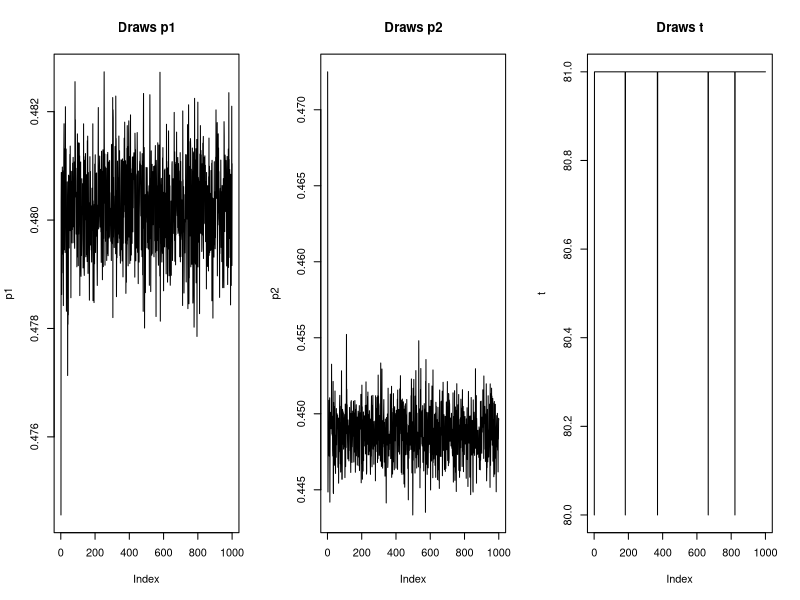
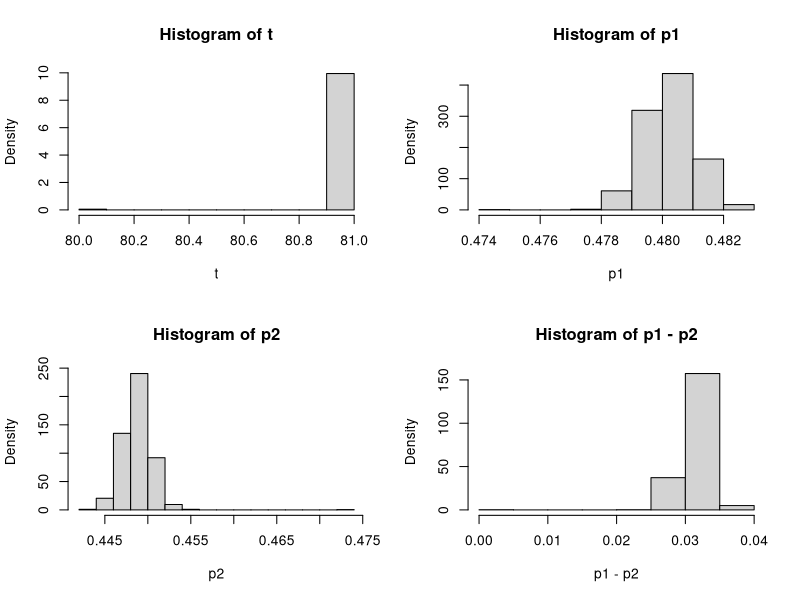

Generate these figures, in order, with R:

#===============================================================================
#Further Analysis in the 3rd dataset from the Isochore Analysis project
#Model 2 from Isochore Analysis is assumed, thus the data come from 2 isochores
#===============================================================================

chr3 <-
  c(1776, 1929, 1885, 2058, 1907, 2143, 2206, 2112, 2131, 1948, 
    2291, 2112, 2122, 2985, 2690, 2634, 2339, 2924, 2805, 2755, 2901, 
    2527, 2159, 2337, 2237, 2224, 2251, 2384, 2340, 2234, 2642, 2422, 
    2381, 2527, 2428, 2167, 2275, 2589, 2364, 2407, 2736, 2452, 2600, 
    2554, 2640, 2396, 2488, 2660, 2512, 2746, 2559, 2399, 2770, 2870, 
    2300, 2391, 1936, 2308, 2128, 1940, 1925, 2108, 2343, 2223, 2174, 
    2277, 2480, 2749, 2794, 2846, 2792, 2668, 2712, 2793, 2209, 2381, 
    2218, 2368, 2503, 2619, 2378, 2262, 2145, 2008, 2186, 1994, 2075, 
    1933, 2214, 2408, 2049, 2110, 2391, 2218, 2337, 2808, 2244, 2213, 
    2569, 2455)

#===============================================================================
# 1. Priors speciffication for Model 2:
# x_1, x_2, ..., x_l, l=length(chr3) are the observations in each bade "window"
# Let t be the Change Point index, t in {1, 2, ..., l-1}. Then:
# x_1, ..., x_t ~ Binom(n=5000, p1), x_(t+1), ..., x_l ~ Binom(n, p2)
# where p1, p2: the prob. of C base. The parameters for this problem are:
# p1, p2, t. We assume: p1, p2 ~ Beta(0.5, 0,5) - Jeffrey's prior
# and t ~ Discrete_Uniform(1, l1), l1:=l-1
# The priors are chosen to be uninformative due to: 1. lack of expert knowledge
# 2. large volume of data ---> from asymptotics we know that the priors do not
# heavily influence the inference.
#===============================================================================
# 2. The joint posterior is (up to a constant):
# Beta(0.5+sum_{i=1}^{i=t}(x_i), 0.5+n-sum_{i=1}^{i=t}(x_i)) X
# Beta(0.5+sum_{i=t+1}^{i=l1}(x_i), 0.5+n-sum_{i=t+1}^{i=l1}(x_i)) X
# I[t in {1,...., l1}].
# The conditional posteriors are easily extracted from the joint
#===============================================================================
# 3. Gibbs sampler                          ====================================
#===============================================================================

gibbs <- function(data = chr3,
                  n = 5000,
                  a1 = 0.5,
                  b1 = 0.5,
                  a2 = 0.5,
                  b2 = 0.5,
                  nburn = 0,
                  ndraw = 5000) {
  # Gibbs sampling for Binomial change point problem
  l  <- length(data)
  l1 <- l - 1
  sum_total <- sum(data)
  cum_sumx  <- cumsum(data)
  
  #initial values:drawn from prior
  p1 <- rbeta(1, a1, b1)
  p2 <- rbeta(1, a2, b2)
  t  <- sample(1:l1, 1)
  
  # create matrix to record draws:
  draws <- matrix(NA, ndraw, 3)
  
  # MCMC LOOP FOLLOWS:
  
  iter <- -nburn
  while (iter < ndraw) {
    iter <- iter + 1
    
    sum_curr <- cum_sumx[t]
    
    # draw p1
    p1 <- rbeta(1, a1 + sum_curr, b1 + n * t - sum_curr)
    
    # draw p2
    p2 <- rbeta(1,
                a2 + (sum_total - sum_curr),
                b2 + n * (l - t) - (sum_total - sum_curr))
    
    
    logp <- numeric(l1)
    for (j in 1:l1) {
      sum_first <- cum_sumx[j]
      sum_second <- sum_total - sum_first
      
      logp[j] <- sum_first * log(p1) + (n * j - sum_first) * log(1 - p1) +
        sum_second * log(p2) + (n * (l - j) - sum_second) * log(1 - p2)
    }
    
    
    # log trick for numerical stability
    p <- exp(logp - max(logp))
    # normalize p to be a probability vector
    p <- p / sum(p)
    # sample t according to p
    t <- sample(1:l1, 1, prob = p)
    
    # record draws
    if (iter > 0)
      draws[iter, ] <- c(p1, p2, t)
  }
  
  draws
}

#===============================================================================
# 4. Plots and Inference                       =================================
#===============================================================================

# Convergence of the algorithm
draws <- gibbs(data = chr3, ndraw = 1000)
p1 <- draws[, 1]
p2 <- draws[, 2]
t <- draws[, 3]

par(mfrow = c(1, 3))

plot(p1, type = "l", main = "Draws p1")
plot(p2, type = "l", main = "Draws p2")
plot(t, type = "l", main = "Draws t")

# Histograms
par(mfrow = c(2, 2))

hist(t, probab = T)
hist(p1, probab = T)
hist(p2, probab = T)
hist(p1 - p2, probab = T)
